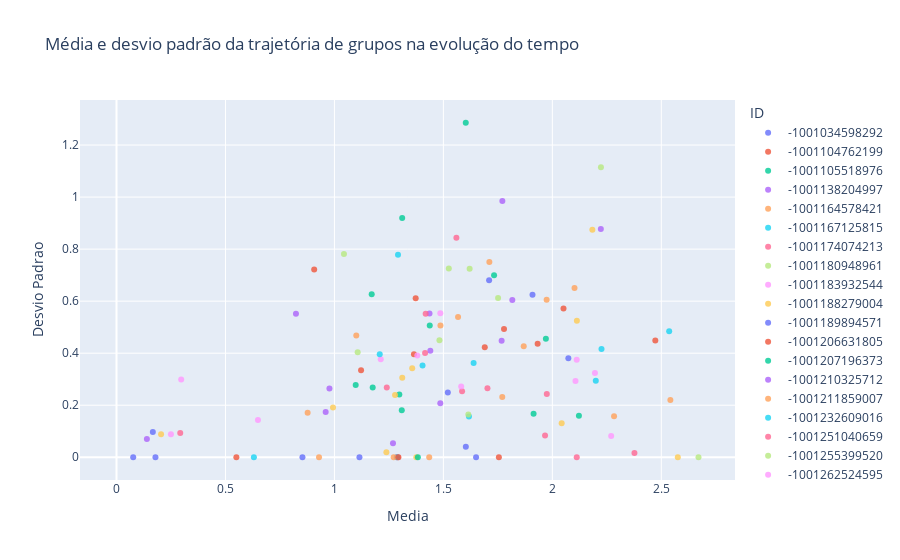

Write notebook code for a chart like this one.
### Markdown cell above
### Groups Trajectories
Nessa seção é calculada a trajetória dos grupos no período analisado ('2023-01-02 a 2023-01-18).  
A partir do cálculo da trajetória, é também calculado a _média_ dessa trajetória e o _desvio padrão_ da trajetória dos grupos.

### Code cell
trajectory_df = embedding.get_df_for_trajectory(high_dim_embeddings_umap, labels, date_labels)
filtered_trajectory_df = data_visualization.filter_df(trajectory_df, DAYS)
groups_trajectories = embedding.get_all_groups_trajectories(filtered_trajectory_df)
trajectory_scatter_plot = data_visualization.trajectory_plot(groups_trajectories)
trajectory_scatter_plot.show()
